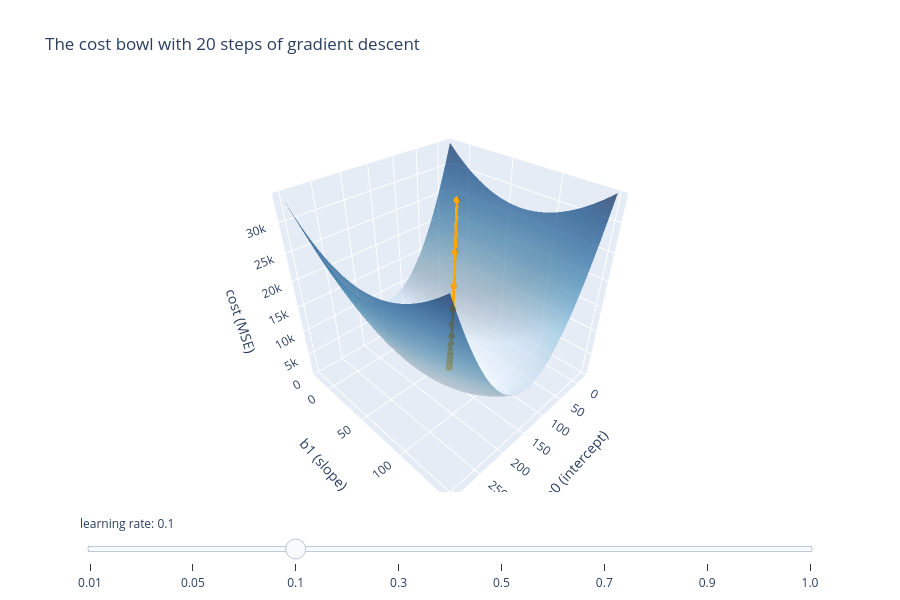

Notebook source saved alongside this figure:
### Markdown cell above
### The cost in 3D

Every pair of values $(b_0, b_1)$ is one possible line, and each line has a cost. Plotting the cost for every pair gives a **bowl**. Gradient descent walks down this bowl to the bottom.

Drag to rotate the bowl, scroll to zoom. Move the slider under the plot to change the learning rate and watch the orange path.

### Code cell
import plotly.graph_objects as go

B0, B1 = np.meshgrid(np.linspace(-20, 300, 60), np.linspace(-20, 150, 60))
COST = np.array([[np.mean((y - (b0 + b1 * x)) ** 2) for b0, b1 in zip(r0, r1)] for r0, r1 in zip(B0, B1)])

RATES = [0.01, 0.05, 0.1, 0.3, 0.5, 0.7, 0.9, 1.0]
fig = go.Figure([go.Surface(x=B0, y=B1, z=COST, colorscale="Blues", opacity=0.7, showscale=False)])
for k, lr in enumerate(RATES):
    path = [gradient_descent(lr, n)[:2] for n in range(21)]          # where we are after 0, 1, ..., 20 steps
    p0, p1 = [p[0] for p in path], [p[1] for p in path]
    pc = [np.mean((y - (a + b * x)) ** 2) for a, b in path]
    fig.add_trace(go.Scatter3d(x=p0, y=p1, z=pc, mode="lines+markers", visible=(lr == 0.1),
                               line=dict(color="orange", width=6), marker=dict(size=4, color="orange"),
                               name=f"learning rate {lr}"))

# a slider inside the plot: each position shows the path for one learning rate
steps = [dict(label=str(lr), method="update",
              args=[{"visible": [True] + [j == k for j in range(len(RATES))]}])
         for k, lr in enumerate(RATES)]
fig.update_layout(height=600, title="The cost bowl with 20 steps of gradient descent",
                  sliders=[dict(active=RATES.index(0.1), currentvalue=dict(prefix="learning rate: "), steps=steps)],
                  scene=dict(xaxis_title="b0 (intercept)", yaxis_title="b1 (slope)", zaxis_title="cost (MSE)",
                             zaxis=dict(range=[0, COST.max()])))
fig.show()

### Figure 1 — Plotly figure (JSON) as saved in the notebook; plotly's stock layout.template omitted (floating-point values rounded to 4 significant figures; data arrays with more than 128 entries replaced by an {"elided": "..."} marker saying what was removed)
{"data": [{"colorscale": [[0, "rgb(247,251,255)"], [0.125, "rgb(222,235,247)"], [0.25, "rgb(198,219,239)"], [0.375, "rgb(158,202,225)"], [0.5, "rgb(107,174,214)"], [0.625, "rgb(66,146,198)"], [0.75, "rgb(33,113,181)"], [0.875, "rgb(8,81,156)"], [1, "rgb(8,48,107)"]], "opacity": 0.7, "showscale": false, "type": "surface", "x": {"elided": "60x60 float values"}, "y": {"elided": "60x60 float values"}, "z": {"elided": "60x60 float values"}}, {"line": {"color": "orange", "width": 6}, "marker": {"color": "orange", "size": 4}, "mode": "lines+markers", "name": "learning rate 0.01", "type": "scatter3d", "visible": false, "x": [0, 2.821, 5.585, 8.294, 10.95, 13.55, 16.1, 18.6, 21.05, 23.45, 25.8, 28.1, 30.36, 32.58, 34.75, 36.87, 38.95, 41.0, 43.0, 44.96, 46.88], "y": [0, 1.281, 2.536, 3.766, 4.971, 6.153, 7.311, 8.445, 9.557, 10.65, 11.72, 12.76, 13.79, 14.79, 15.78, 16.74, 17.69, 18.62, 19.53, 20.42, 21.29], "z": [25170.0, 24220.0, 23310.0, 22430.0, 21590.0, 20780.0, 20000.0, 19260.0, 18540.0, 17850.0, 17190.0, 16560.0, 15950.0, 15360.0, 14800.0, 14260.0, 13740.0, 13250.0, 12770.0, 12310.0, 11870.0]}, {"line": {"color": "orange", "width": 6}, "marker": {"color": "orange", "size": 4}, "mode": "lines+markers", "name": "learning rate 0.05", "type": "scatter3d", "visible": false, "x": [0, 14.1, 26.8, 38.22, 48.5, 57.76, 66.08, 73.58, 80.32, 86.4, 91.86, 96.78, 101.2, 105.2, 108.8, 112.0, 114.9, 117.5, 119.9, 122.0, 123.9], "y": [0, 6.404, 12.17, 17.36, 22.03, 26.23, 30.01, 33.42, 36.49, 39.24, 41.73, 43.96, 45.98, 47.79, 49.42, 50.89, 52.21, 53.4, 54.47, 55.43, 56.3], "z": [25170.0, 20610.0, 16920.0, 13930.0, 11500.0, 9540.0, 7950.0, 6662.0, 5619.0, 4774.0, 4090.0, 3535.0, 3086.0, 2722.0, 2428.0, 2189.0, 1995.0, 1839.0, 1712.0, 1609.0, 1526.0]}, {"line": {"color": "orange", "width": 6}, "marker": {"color": "orange", "size": 4}, "mode": "lines+markers", "name": "learning rate 0.1", "type": "scatter3d", "visible": true, "x": [0, 28.21, 50.77, 68.83, 83.27, 94.82, 104.1, 111.5, 117.4, 122.1, 125.9, 128.9, 131.3, 133.3, 134.8, 136.1, 137.1, 137.9, 138.5, 139.0, 139.4], "y": [0, 12.81, 23.06, 31.26, 37.82, 43.07, 47.28, 50.64, 53.33, 55.49, 57.21, 58.59, 59.69, 60.58, 61.28, 61.85, 62.3, 62.66, 62.95, 63.19, 63.37], "z": [25170.0, 16530.0, 11000.0, 7464.0, 5199.0, 3749.0, 2821.0, 2227.0, 1847.0, 1604.0, 1448.0, 1348.0, 1284.0, 1243.0, 1217.0, 1201.0, 1190.0, 1183.0, 1179.0, 1176.0, 1174.0]}, {"line": {"color": "orange", "width": 6}, "marker": {"color": "orange", "size": 4}, "mode": "lines+markers", "name": "learning rate 0.3", "type": "scatter3d", "visible": false, "x": [0, 84.62, 118.5, 132.0, 137.4, 139.6, 140.5, 140.8, 140.9, 141.0, 141.0, 141.0, 141.0, 141.0, 141.0, 141.0, 141.0, 141.0, 141.0, 141.0, 141.0], "y": [0, 38.42, 53.82, 59.99, 62.46, 63.45, 63.85, 64.01, 64.07, 64.1, 64.11, 64.11, 64.11, 64.12, 64.12, 64.12, 64.12, 64.12, 64.12, 64.12, 64.12], "z": [25170.0, 5013.0, 1786.0, 1269.0, 1187.0, 1173.0, 1171.0, 1171.0, 1171.0, 1171.0, 1171.0, 1171.0, 1171.0, 1171.0, 1171.0, 1171.0, 1171.0, 1171.0, 1171.0, 1171.0, 1171.0]}, {"line": {"color": "orange", "width": 6}, "marker": {"color": "orange", "size": 4}, "mode": "lines+markers", "name": "learning rate 0.5", "type": "scatter3d", "visible": false, "x": [0, 141.0, 141.0, 141.0, 141.0, 141.0, 141.0, 141.0, 141.0, 141.0, 141.0, 141.0, 141.0, 141.0, 141.0, 141.0, 141.0, 141.0, 141.0, 141.0, 141.0], "y": [0, 64.04, 64.12, 64.12, 64.12, 64.12, 64.12, 64.12, 64.12, 64.12, 64.12, 64.12, 64.12, 64.12, 64.12, 64.12, 64.12, 64.12, 64.12, 64.12, 64.12], "z": [25170.0, 1171.0, 1171.0, 1171.0, 1171.0, 1171.0, 1171.0, 1171.0, 1171.0, 1171.0, 1171.0, 1171.0, 1171.0, 1171.0, 1171.0, 1171.0, 1171.0, 1171.0, 1171.0, 1171.0, 1171.0]}, {"line": {"color": "orange", "width": 6}, "marker": {"color": "orange", "size": 4}, "mode": "lines+markers", "name": "learning rate 0.7", "type": "scatter3d", "visible": false, "x": [0, 197.5, 118.5, 150.1, 137.4, 142.5, 140.5, 141.3, 140.9, 141.1, 141.0, 141.0, 141.0, 141.0, 141.0, 141.0, 141.0, 141.0, 141.0, 141.0, 141.0], "y": [0, 89.65, 53.95, 68.17, 62.5, 64.76, 63.86, 64.22, 64.07, 64.13, 64.11, 64.12, 64.11, 64.12, 64.12, 64.12, 64.12, 64.12, 64.12, 64.12, 64.12], "z": [25170.0, 5005.0, 1783.0, 1269.0, 1186.0, 1173.0, 1171.0, 1171.0, 1171.0, 1171.0, 1171.0, 1171.0, 1171.0, 1171.0, 1171.0, 1171.0, 1171.0, 1171.0, 1171.0, 1171.0, 1171.0]}, {"line": {"color": "orange", "width": 6}, "marker": {"color": "orange", "size": 4}, "mode": "lines+markers", "name": "learning rate 0.9", "type": "scatter3d", "visible": false, "x": [0, 253.9, 50.77, 213.2, 83.27, 187.3, 104.1, 170.6, 117.4, 160.0, 125.9, 153.2, 131.3, 148.8, 134.8, 146.0, 137.1, 144.2, 138.5, 143.1, 139.4], "y": [0, 115.3, 23.31, 96.67, 38.15, 84.83, 47.59, 77.3, 53.6, 72.51, 57.42, 69.46, 59.86, 67.51, 61.4, 66.28, 62.39, 65.49, 63.02, 64.99, 63.42], "z": [25170.0, 16510.0, 10980.0, 7444.0, 5182.0, 3735.0, 2811.0, 2219.0, 1841.0, 1599.0, 1445.0, 1346.0, 1283.0, 1243.0, 1217.0, 1200.0, 1190.0, 1183.0, 1179.0, 1176.0, 1174.0]}, {"line": {"color": "orange", "width": 6}, "marker": {"color": "orange", "size": 4}, "mode": "lines+markers", "name": "learning rate 1.0", "type": "scatter3d", "visible": false, "x": [0, 282.1, 0, 282.1, 0, 282.1, -5.684e-14, 282.1, -1.137e-13, 282.1, -1.137e-13, 282.1, -1.137e-13, 282.1, -1.137e-13, 282.1, -1.137e-13, 282.1, -1.137e-13, 282.1, -1.137e-13], "y": [0, 128.1, 0.3194, 127.8, 0.6372, 127.4, 0.9534, 127.1, 1.268, 126.8, 1.581, 126.5, 1.893, 126.2, 2.203, 125.9, 2.511, 125.6, 2.818, 125.3, 3.123], "z": [25170.0, 25150.0, 25130.0, 25110.0, 25090.0, 25070.0, 25050.0, 25030.0, 25010.0, 24990.0, 24970.0, 24950.0, 24930.0, 24910.0, 24890.0, 24870.0, 24850.0, 24830.0, 24810.0, 24800.0, 24780.0]}], "layout": {"height": 600, "scene": {"xaxis": {"title": {"text": "b0 (intercept)"}}, "yaxis": {"title": {"text": "b1 (slope)"}}, "zaxis": {"range": [0, 34470.0], "title": {"text": "cost (MSE)"}}}, "sliders": [{"active": 2, "currentvalue": {"prefix": "learning rate: "}, "steps": [{"args": [{"visible": [true, true, false, false, false, false, false, false, false]}], "label": "0.01", "method": "update"}, {"args": [{"visible": [true, false, true, false, false, false, false, false, false]}], "label": "0.05", "method": "update"}, {"args": [{"visible": [true, false, false, true, false, false, false, false, false]}], "label": "0.1", "method": "update"}, {"args": [{"visible": [true, false, false, false, true, false, false, false, false]}], "label": "0.3", "method": "update"}, {"args": [{"visible": [true, false, false, false, false, true, false, false, false]}], "label": "0.5", "method": "update"}, {"args": [{"visible": [true, false, false, false, false, false, true, false, false]}], "label": "0.7", "method": "update"}, {"args": [{"visible": [true, false, false, false, false, false, false, true, false]}], "label": "0.9", "method": "update"}, {"args": [{"visible": [true, false, false, false, false, false, false, false, true]}], "label": "1.0", "method": "update"}]}], "title": {"text": "The cost bowl with 20 steps of gradient descent"}}}
